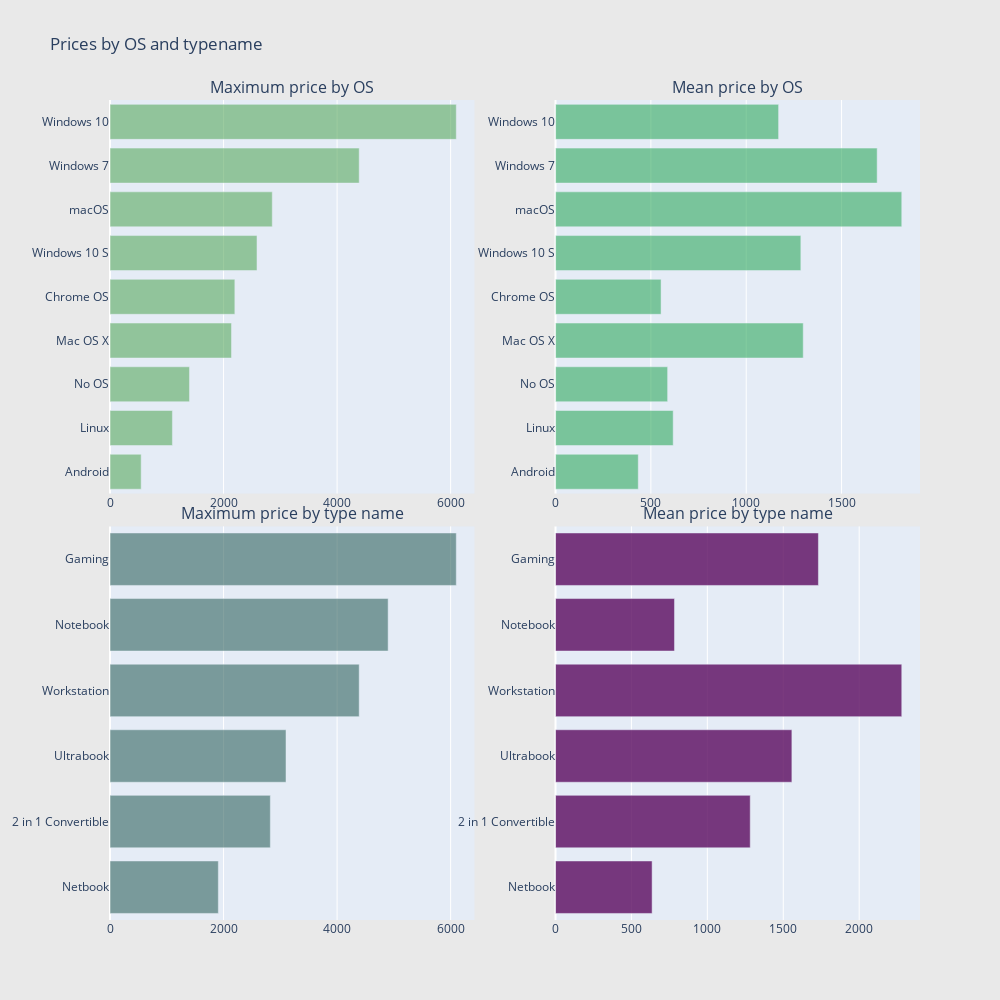

The cell this chart's notebook holds for it:
### Code cell
from plotly import tools
import plotly.offline as py
import plotly.graph_objects as go
def horizontal_bar_chart(cnt_srs, color):
    trace = go.Bar(
        y=cnt_srs.index[::-1],
        x=cnt_srs.values[::-1],
        showlegend=False,
        orientation = 'h',
        marker=dict(
            color=color,
        ),
    )
    return trace

# SSD
cnt_srs = data.groupby('TypeName')['Price_euros'].agg(['max', 'mean'])
cnt_srs.columns = [ "Maximum price", "mean"]
cnt_srs = cnt_srs.sort_values(by="Maximum price", ascending=False)

trace3 = horizontal_bar_chart(cnt_srs["Maximum price"].head(10), 'rgba(50, 100, 96, 0.6)')
trace4 = horizontal_bar_chart(cnt_srs["mean"].head(10), 'rgba(90, 10, 96, 0.8)')


# OS
cnt_srs = data.groupby('OpSys')['Price_euros'].agg(['max', 'mean'])
cnt_srs.columns = [ "Maximum price", "mean"]
cnt_srs = cnt_srs.sort_values(by="Maximum price", ascending=False)

trace1 = horizontal_bar_chart(cnt_srs["Maximum price"].head(10), 'rgba(90, 171, 96, 0.6)')
trace2 = horizontal_bar_chart(cnt_srs["mean"].head(10), 'rgba(50, 171, 96, 0.6)')


# Creating two subplots
fig = tools.make_subplots(rows=2, cols=2, vertical_spacing=0.04, 
                          subplot_titles=["Maximum price by OS", "Mean price by OS","Maximum price by type name","Mean price by type name"])

fig.append_trace(trace1, 1, 1)
fig.append_trace(trace2, 1, 2)
fig.append_trace(trace3, 2, 1)
fig.append_trace(trace4, 2, 2)


fig['layout'].update(height=1000, width=1000, paper_bgcolor='rgb(233,233,233)', title="Prices by OS and typename")
py.iplot(fig, filename='Prices')

### Figure 1 — Plotly figure (JSON) as saved in the notebook; plotly's stock layout.template omitted (floating-point values rounded to 4 significant figures)
{"data": [{"marker": {"color": "rgba(90, 171, 96, 0.6)"}, "orientation": "h", "showlegend": false, "type": "bar", "x": [549, 1099, 1400.0, 2140.0, 2199, 2589, 2858, 4389, 6099], "xaxis": "x", "y": ["Android", "Linux", "No OS", "Mac OS X", "Chrome OS", "Windows 10 S", "macOS", "Windows 7", "Windows 10"], "yaxis": "y"}, {"marker": {"color": "rgba(50, 171, 96, 0.6)"}, "orientation": "h", "showlegend": false, "type": "bar", "x": [434, 617.1, 588.0, 1299.0, 553.6, 1286.0, 1816.0, 1687.0, 1170.0], "xaxis": "x2", "y": ["Android", "Linux", "No OS", "Mac OS X", "Chrome OS", "Windows 10 S", "macOS", "Windows 7", "Windows 10"], "yaxis": "y2"}, {"marker": {"color": "rgba(50, 100, 96, 0.6)"}, "orientation": "h", "showlegend": false, "type": "bar", "x": [1908, 2824, 3100, 4389, 4899, 6099], "xaxis": "x3", "y": ["Netbook", "2 in 1 Convertible", "Ultrabook", "Workstation", "Notebook", "Gaming"], "yaxis": "y3"}, {"marker": {"color": "rgba(90, 10, 96, 0.8)"}, "orientation": "h", "showlegend": false, "type": "bar", "x": [636.2, 1282.0, 1557.0, 2280.0, 783.6, 1731.0], "xaxis": "x4", "y": ["Netbook", "2 in 1 Convertible", "Ultrabook", "Workstation", "Notebook", "Gaming"], "yaxis": "y4"}], "layout": {"annotations": [{"font": {"size": 16}, "showarrow": false, "text": "Maximum price by OS", "x": 0.225, "xanchor": "center", "xref": "paper", "y": 1, "yanchor": "bottom", "yref": "paper"}, {"font": {"size": 16}, "showarrow": false, "text": "Mean price by OS", "x": 0.775, "xanchor": "center", "xref": "paper", "y": 1, "yanchor": "bottom", "yref": "paper"}, {"font": {"size": 16}, "showarrow": false, "text": "Maximum price by type name", "x": 0.225, "xanchor": "center", "xref": "paper", "y": 0.48, "yanchor": "bottom", "yref": "paper"}, {"font": {"size": 16}, "showarrow": false, "text": "Mean price by type name", "x": 0.775, "xanchor": "center", "xref": "paper", "y": 0.48, "yanchor": "bottom", "yref": "paper"}], "height": 1000, "paper_bgcolor": "rgb(233,233,233)", "title": {"text": "Prices by OS and typename"}, "width": 1000, "xaxis": {"anchor": "y", "domain": [0, 0.45]}, "xaxis2": {"anchor": "y2", "domain": [0.55, 1]}, "xaxis3": {"anchor": "y3", "domain": [0, 0.45]}, "xaxis4": {"anchor": "y4", "domain": [0.55, 1]}, "yaxis": {"anchor": "x", "domain": [0.52, 1]}, "yaxis2": {"anchor": "x2", "domain": [0.52, 1]}, "yaxis3": {"anchor": "x3", "domain": [0, 0.48]}, "yaxis4": {"anchor": "x4", "domain": [0, 0.48]}}}
